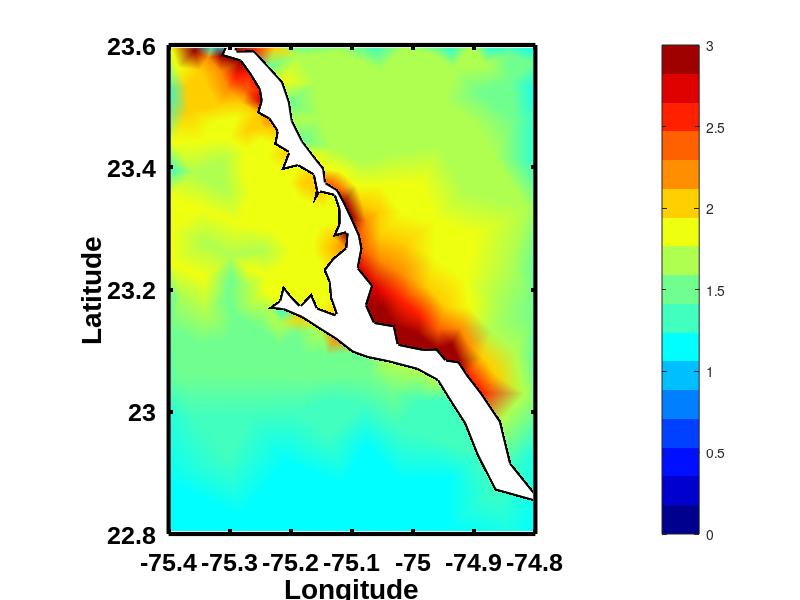

Source code (MATLAB):
clear 
close all
clc

%loading data

load('s_500.mat');
load('el.mat');
load('bnd.mat');
load('bnd2.mat');
load('bnd3.mat');

%loading Mesh
load('EToV.mat');
load('VX.mat');



zz_max(1:54916)=1.22;


for i=1:244

    aa=el(i);

    zz_max(aa)=s_500(i);

end

    


jetMap = [0,0,0.562500000000000;0,0,0.625000000000000;0,0,0.687500000000000;0,0,0.750000000000000;0,0,0.812500000000000;0,0,0.875000000000000;0,0,0.937500000000000;0,0,1;0,0.0625000000000000,1;0,0.125000000000000,1;0,0.187500000000000,1;0,0.250000000000000,1;0,0.312500000000000,1;0,0.375000000000000,1;0,0.437500000000000,1;0,0.500000000000000,1;0,0.562500000000000,1;0,0.625000000000000,1;0,0.687500000000000,1;0,0.750000000000000,1;0,0.812500000000000,1;0,0.875000000000000,1;0,0.937500000000000,1;0,1,1;0.0625000000000000,1,0.937500000000000;0.125000000000000,1,0.875000000000000;0.187500000000000,1,0.812500000000000;0.250000000000000,1,0.750000000000000;0.312500000000000,1,0.687500000000000;0.375000000000000,1,0.625000000000000;0.437500000000000,1,0.562500000000000;0.500000000000000,1,0.500000000000000;0.562500000000000,1,0.437500000000000;0.625000000000000,1,0.375000000000000;0.687500000000000,1,0.312500000000000;0.750000000000000,1,0.250000000000000;0.812500000000000,1,0.187500000000000;0.875000000000000,1,0.125000000000000;0.937500000000000,1,0.0625000000000000;1,1,0;1,0.937500000000000,0;1,0.875000000000000,0;1,0.812500000000000,0;1,0.750000000000000,0;1,0.687500000000000,0;1,0.625000000000000,0;1,0.562500000000000,0;1,0.500000000000000,0;1,0.437500000000000,0;1,0.375000000000000,0;1,0.312500000000000,0;1,0.250000000000000,0;1,0.187500000000000,0;1,0.125000000000000,0;1,0.0625000000000000,0;1,0,0;0.937500000000000,0,0;0.875000000000000,0,0;0.812500000000000,0,0;0.750000000000000,0,0;0.687500000000000,0,0;0.625000000000000,0,0;0.562500000000000,0,0;0.500000000000000,0,0];
jetCut = jetMap(1:3.8:end,:);


  figurePosition = [1 41 1920 964];
  
 
 figure1H = figure(1);
    % Call the axes with the handle: axes1H (so we do not use gca)
axes1H_f1 = axes;
% axes1H_f2 = axes;
    % Calling the hold on, techincally not needed because 
    % we can plot a patch and the line without it removing 
    % or replacing the line (kind of strange)
hold on



pl_fig1=trisurf( EToV, VX(:,1), VX(:,2), zz_max,'EdgeColor', 'None' )
set(gca, 'colormap', jetCut);
colorbar
view(0,90)
axis('equal')

caxis([0 3])
shading interp
colorbar


set(axes1H_f1,'colormap',jetCut);
set(pl_fig1,'edgecolor','none');

set(axes1H_f1,'ylim',[22.8 23.6]);
set(axes1H_f1,'xlim',[-75.4 -74.8]);


% making a line
hold on 

for i=1:86

    a=bnd(i);

    x(i)=VX(a,1);
    y(i)=VX(a,2);

end

%yy=smooth(y,0.02);

pl_fig2=plot(x,y)
set(pl_fig2,'LineStyle','-','color','k','LineWidth',3)



% making a line
hold on 

for i=1:13

    a=bnd2(i);

    x(i)=VX(a,1);
    y(i)=VX(a,2);

end

%yy=smooth(y,0.02);

pl_fig3=plot(x,y)
set(pl_fig3,'LineStyle','-','color','k','LineWidth',3)

% making a line
hold on 

for i=1:55

    a=bnd3(i);

    x(i)=VX(a,1);
    y(i)=VX(a,2);

end

%yy=smooth(y,0.02);

pl_fig4=plot(x,y)
set(pl_fig4,'LineStyle','-','color','k','LineWidth',3)


yLabelH_f1 = ylabel(axes1H_f1,'Latitude');
xLabelH_f1 = xlabel(axes1H_f1,'Longitude');


% yLabelH_f2 = ylabel(axes1H_f2,'Latitude');
% xLabelH_f2 = xlabel(axes1H_f2,'Longitude');
% 
% 
set(axes1H_f1, 'color', 'k', ...
               'LineWidth', 3, ...
               'FontName', 'Arial',...
               'FontWeight', 'Bold',...
               'FontSize', 18, ...
               'Layer', 'top')      % This command will make sure the tick
           
           
  %title          
 titleH_f1 = title(axes1H_f1,' ');

           
set(titleH_f1, 'color', 'k') % The title is separate from the axes
                          % need to set the color separately   


 set(gcf, 'Position', figurePosition)   

    % Setting a box around the axes
box

%axis('equal')

    % Setting the background color of the figure to be none,
    % or transparent, if we do not have a figure handle we can 
    % use gcf instead as shown:
set(figure1H, 'color', 'w'); % set(gcf, 'color', 'none');

set(axes1H_f1, 'color', 'w'); % set(gca, 'color', 'none');

    % Again another axes adjustment
    
set(axes1H_f1, 'XColor', 'k', ...
            'YColor', 'k');     


